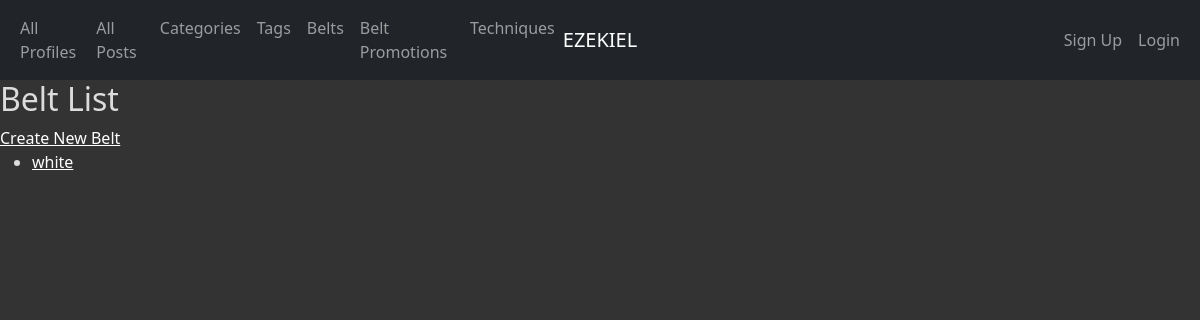
The app's page /belts/, older data.
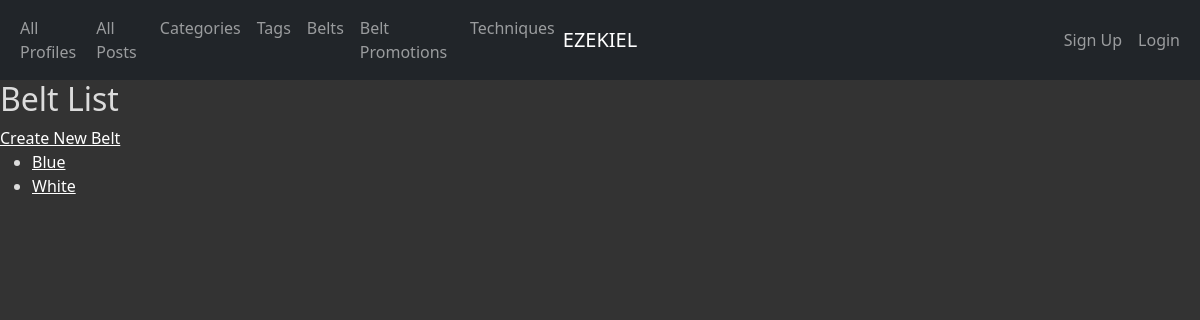
The same page, newer data.
### app_info/models.py (models this page shows, shortened)
class Belt(models.Model):
    belt_id = models.AutoField(primary_key=True)
    name = models.CharField(max_length=45)
    def __str__(self):
        return '%s' % (self.name)
    def get_absolute_url(self):
        return reverse('app_info_belt_detail_urlpattern',
                       kwargs={'pk': self.pk}
                       )
    class Meta:
        ordering = ['name']

### app_info/views.py (the view)
class BeltList(ListView):
    model = Belt

### app_info/templates/app_info/belt_list.html (shortened to what this page needs)
{% extends 'app_info/base.html' %}
{% block content %}
<h2>Belt List</h2>
{% block create_button %}
    <a
            href="{% url 'app_info_belt_create_urlpattern' %}"
            class="button button-primary">
        Create New Belt</a>
{% endblock %}
<ul>
    {% for belt in belt_list %}
    <li>
        <a href="{{ belt.get_absolute_url }}">{{ belt }}</a>
    </li>
    {% empty %}
    <li><em>There are currently no belts available</em></li>
    {% endfor %}
</ul>
{% endblock %}

Row changes from the older to the newer data that the page shows:
added Belt: name "Blue"
changed Belt: name "white" → "White"
